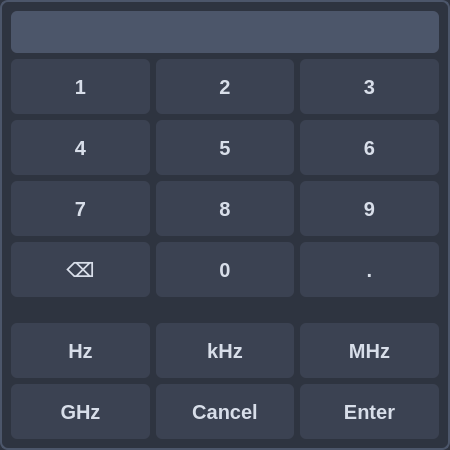
<?xml version="1.0" encoding="UTF-8"?>
<ui version="4.0">
 <class>TouchNumPadDialog</class>
 <widget class="QDialog" name="TouchNumPadDialog">
  <property name="geometry">
   <rect>
    <x>0</x>
    <y>0</y>
    <width>450</width>
    <height>450</height>
   </rect>
  </property>
  <property name="windowTitle">
   <string>Numeric Entry</string>
  </property>
  <property name="styleSheet">
   <string notr="true">QDialog { background-color: #2e3440; border: 2px solid #4c566a; border-radius: 8px; }
QPushButton { background-color: #3b4252; color: #d8dee9; font-size: 20px; font-weight: bold; border-radius: 6px; min-height: 55px; }
QPushButton:pressed { background-color: #434c5e; }
QLineEdit { background-color: #4c566a; color: #eceff4; font-size: 26px; font-weight: bold; border-radius: 6px; padding: 5px; }</string>
  </property>
  <layout class="QVBoxLayout" name="verticalLayout">
   <item>
    <layout class="QGridLayout" name="gridLayout">
     <item row="3" column="0">
      <widget class="QPushButton" name="btn7">
       <property name="text">
        <string>7</string>
       </property>
      </widget>
     </item>
     <item row="1" column="2">
      <widget class="QPushButton" name="btn3">
       <property name="text">
        <string>3</string>
       </property>
      </widget>
     </item>
     <item row="7" column="0">
      <widget class="QPushButton" name="btnHz">
       <property name="text">
        <string>Hz</string>
       </property>
      </widget>
     </item>
     <item row="0" column="0" colspan="3">
      <widget class="QLineEdit" name="display">
       <property name="alignment">
        <set>Qt::AlignmentFlag::AlignCenter</set>
       </property>
       <property name="readOnly">
        <bool>true</bool>
       </property>
       <property name="clearButtonEnabled">
        <bool>false</bool>
       </property>
      </widget>
     </item>
     <item row="2" column="2">
      <widget class="QPushButton" name="btn6">
       <property name="text">
        <string>6</string>
       </property>
      </widget>
     </item>
     <item row="7" column="1">
      <widget class="QPushButton" name="btnkHz">
       <property name="text">
        <string>kHz</string>
       </property>
      </widget>
     </item>
     <item row="2" column="1">
      <widget class="QPushButton" name="btn5">
       <property name="text">
        <string>5</string>
       </property>
      </widget>
     </item>
     <item row="2" column="0">
      <widget class="QPushButton" name="btn4">
       <property name="text">
        <string>4</string>
       </property>
      </widget>
     </item>
     <item row="1" column="1">
      <widget class="QPushButton" name="btn2">
       <property name="text">
        <string>2</string>
       </property>
      </widget>
     </item>
     <item row="5" column="2">
      <widget class="QPushButton" name="btn_dot">
       <property name="text">
        <string>.</string>
       </property>
      </widget>
     </item>
     <item row="5" column="1">
      <widget class="QPushButton" name="btn0">
       <property name="text">
        <string>0</string>
       </property>
      </widget>
     </item>
     <item row="3" column="1">
      <widget class="QPushButton" name="btn8">
       <property name="text">
        <string>8</string>
       </property>
      </widget>
     </item>
     <item row="1" column="0">
      <widget class="QPushButton" name="btn1">
       <property name="text">
        <string>1</string>
       </property>
      </widget>
     </item>
     <item row="3" column="2">
      <widget class="QPushButton" name="btn9">
       <property name="text">
        <string>9</string>
       </property>
      </widget>
     </item>
     <item row="5" column="0">
      <widget class="QPushButton" name="btn_backspace">
       <property name="text">
        <string>⌫</string>
       </property>
      </widget>
     </item>
     <item row="8" column="2">
      <widget class="QPushButton" name="btnEnter">
       <property name="text">
        <string>Enter</string>
       </property>
      </widget>
     </item>
     <item row="7" column="2">
      <widget class="QPushButton" name="btnMHz">
       <property name="text">
        <string>MHz</string>
       </property>
      </widget>
     </item>
     <item row="8" column="0">
      <widget class="QPushButton" name="btnGHz">
       <property name="text">
        <string>GHz</string>
       </property>
      </widget>
     </item>
     <item row="8" column="1">
      <widget class="QPushButton" name="btnCancel">
       <property name="text">
        <string>Cancel</string>
       </property>
      </widget>
     </item>
     <item row="6" column="1">
      <spacer name="verticalSpacer">
       <property name="orientation">
        <enum>Qt::Orientation::Vertical</enum>
       </property>
       <property name="sizeHint" stdset="0">
        <size>
         <width>20</width>
         <height>40</height>
        </size>
       </property>
      </spacer>
     </item>
    </layout>
   </item>
  </layout>
 </widget>
 <resources/>
 <connections/>
</ui>
